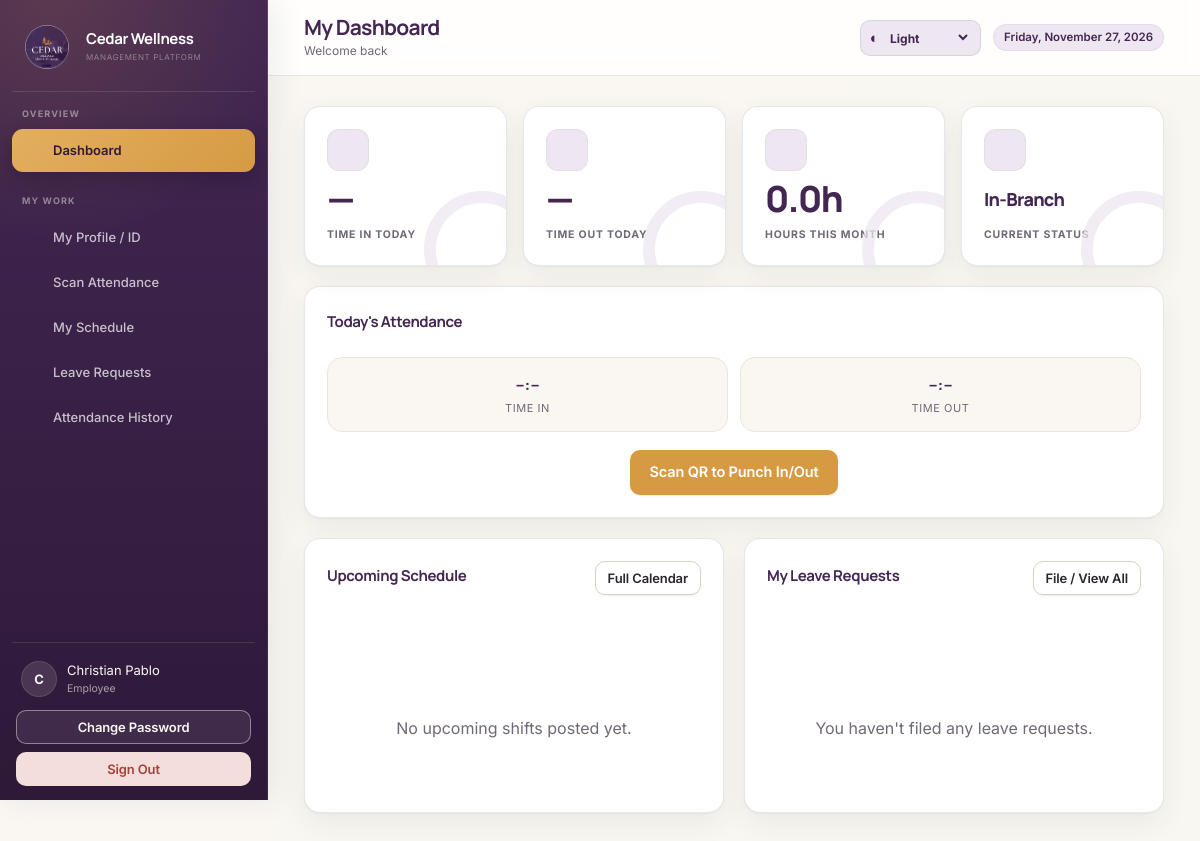
/employee/dashboard.php (signed in), run on an earlier commit of the app's database.
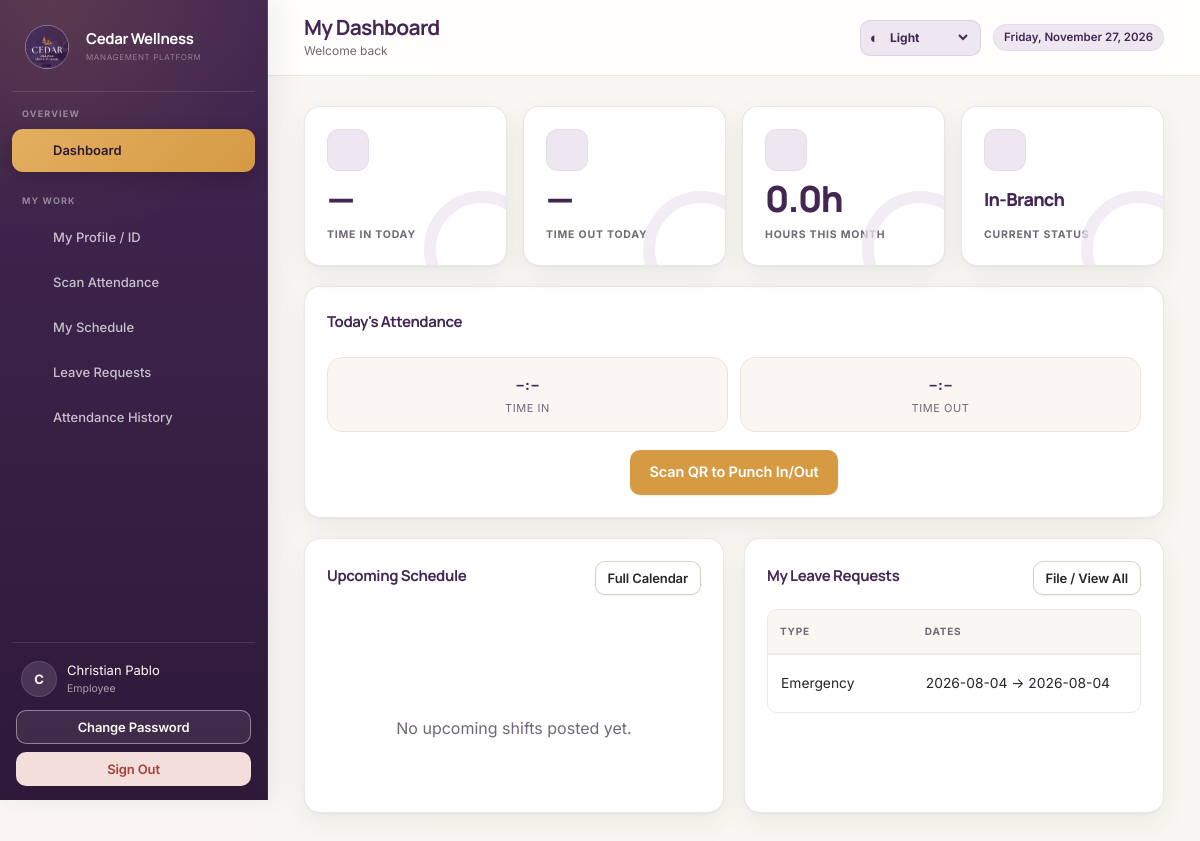
And on a later commit of the database.
### tables this page shows
CREATE TABLE `leave_requests` (
  `id` int(11) NOT NULL AUTO_INCREMENT,
  `employee_id` int(11) NOT NULL,
  `leave_type` enum('sick','vacation','emergency','unpaid','other') NOT NULL,
  `date_from` date NOT NULL,
  `date_to` date NOT NULL,
  `reason` varchar(500) DEFAULT NULL,
  `status` enum('pending','approved','rejected') NOT NULL DEFAULT 'pending',
  `reviewed_by` int(11) DEFAULT NULL,
  `reviewed_at` timestamp NULL DEFAULT NULL,
  `created_at` timestamp NOT NULL DEFAULT current_timestamp(),
  PRIMARY KEY (`id`),
  KEY `employee_id` (`employee_id`),
  KEY `reviewed_by` (`reviewed_by`),
  CONSTRAINT `leave_requests_ibfk_1` FOREIGN KEY (`employee_id`) REFERENCES `employees` (`id`) ON DELETE CASCADE,
  CONSTRAINT `leave_requests_ibfk_2` FOREIGN KEY (`reviewed_by`) REFERENCES `users` (`id`) ON DELETE SET NULL
);

### employee/dashboard.php (the view, shortened to what the changed rows need)
<?php
require_once __DIR__ . '/../includes/functions.php';
$active = 'dashboard'; $base = '..'; $page_title = 'My Dashboard'; $breadcrumb = 'Welcome back';
$empId = $_SESSION['employee_id'];
$today = date('Y-m-d');
$sched = $pdo->prepare("SELECT * FROM schedules WHERE employee_id = ? AND schedule_date >= ? ORDER BY schedule_date LIMIT 5");
$sched->execute([$empId, $today]);
$sched = $sched->fetchAll();
$leave = $pdo->prepare("SELECT * FROM leave_requests WHERE employee_id = ? ORDER BY created_at DESC LIMIT 3");
$leave->execute([$empId]);
$leave = $leave->fetchAll();
?>
<!DOCTYPE html>
<html><head><meta charset="UTF-8"><title><?= e($page_title) ?> — Cedar Wellness Hub</title>
<link rel="stylesheet" href="../assets/css/style.css"></head>
<body>
<div class="app-shell">
  <div class="main">
    <?php include __DIR__ . '/../includes/topbar.php'; ?>
    <div class="content">
      <div class="dashboard-kpis">
        <div class="card stat-card">
          <div class="ic-badge"><?= ui_icon('clock') ?></div>
        </div>
        <div class="card stat-card">
          <div class="ic-badge"><?= ui_icon('sun') ?></div>
        </div>
        <div class="card stat-card">
          <div class="ic-badge"><?= ui_icon('chart') ?></div>
        </div>
        <div class="card stat-card">
          <div class="ic-badge"><?= ui_icon('field') ?></div>
        </div>
      </div>
      <div class="grid grid-2">
        <div class="card">
          <?php if (!$sched): ?>
            <div class="empty-state"><div class="ic"><?= ui_icon('clock') ?></div>No upcoming shifts posted yet.</div>
          <?php endif; ?>
        </div>
        <div class="card">
          <div class="card-head">
            <h3>My Leave Requests</h3>
            <a href="my_leave.php" class="btn btn-outline btn-sm">File / View All</a>
          </div>
          <?php if (!$leave): ?>
            <div class="empty-state"><div class="ic"><?= ui_icon('document') ?></div>You haven't filed any leave requests.</div>
          <?php else: ?>
            <div class="table-wrap"><table class="tbl">
              <thead><tr><th>Type</th><th>Dates</th><th>Status</th></tr></thead>
              <tbody>
              <?php foreach ($leave as $lr): ?>
                <tr>
                  <td><?= e(ucfirst($lr['leave_type'])) ?></td>
                  <td><?= e($lr['date_from']) ?> &rarr; <?= e($lr['date_to']) ?></td>
                </tr>
              <?php endforeach; ?>
              </tbody>
            </table></div>
          <?php endif; ?>
        </div>
      </div>
    </div>
  </div>
</div>
</body></html>

### includes/functions.php (shortened to what the changed rows need)
<?php
function e(?string $val): string {
    return htmlspecialchars($val ?? '', ENT_QUOTES, 'UTF-8');
}
function ui_icon(string $name): string {
    $icons = [
        'users' => '<path d="M16 21v-2a4 4 0 0 0-4-4H6a4 4 0 0 0-4 4v2M9 11a4 4 0 1 0 0-8 4 4 0 0 0 0 8M17 11a4 4 0 0 0 0-8M22 21v-2a4 4 0 0 0-3-3.87"/>',
        'pin' => '<path d="M20 10c0 5-8 12-8 12S4 15 4 10a8 8 0 1 1 16 0Z"/><circle cx="12" cy="10" r="2.5"/>',
        'check' => '<path d="M20 6 9 17l-5-5"/>',
        'document' => '<path d="M14 2H6a2 2 0 0 0-2 2v16a2 2 0 0 0 2 2h12a2 2 0 0 0 2-2V8Z"/><path d="M14 2v6h6M8 13h8M8 17h5"/>',
        'x' => '<circle cx="12" cy="12" r="9"/><path d="m9 9 6 6m0-6-6 6"/>',
        'clock' => '<circle cx="12" cy="12" r="9"/><path d="M12 7v5l3 2"/>',
        'sun' => '<circle cx="12" cy="12" r="4"/><path d="M12 2v2m0 16v2M4.93 4.93l1.42 1.42m11.3 11.3 1.42 1.42M2 12h2m16 0h2M4.93 19.07l1.42-1.42m11.3-11.3 1.42-1.42"/>',
        'chart' => '<path d="M3 3v18h18M7 16l4-5 3 3 5-7"/>',
        'field' => '<path d="M4 19h16M6 19V9l6-5 6 5v10M9 19v-6h6v6"/>',
        'print' => '<path d="M6 9V3h12v6M6 18H4a2 2 0 0 1-2-2v-5a2 2 0 0 1 2-2h16a2 2 0 0 1 2 2v5a2 2 0 0 1-2 2h-2"/><rect x="6" y="14" width="12" height="8"/>'
    ];
    $paths = $icons[$name] ?? $icons['chart'];
    return '<svg viewBox="0 0 24 24" aria-hidden="true">' . $paths . '</svg>';
}

What changed in the data, as far as the page shows it:
added leave_requests: leave_type "Emergency", date_from "2026-08-04", date_to "2026-08-04"
Also different on the page:
text no longer shown: "You haven't filed any leave requests."
text now shown: "TYPE DATES"
